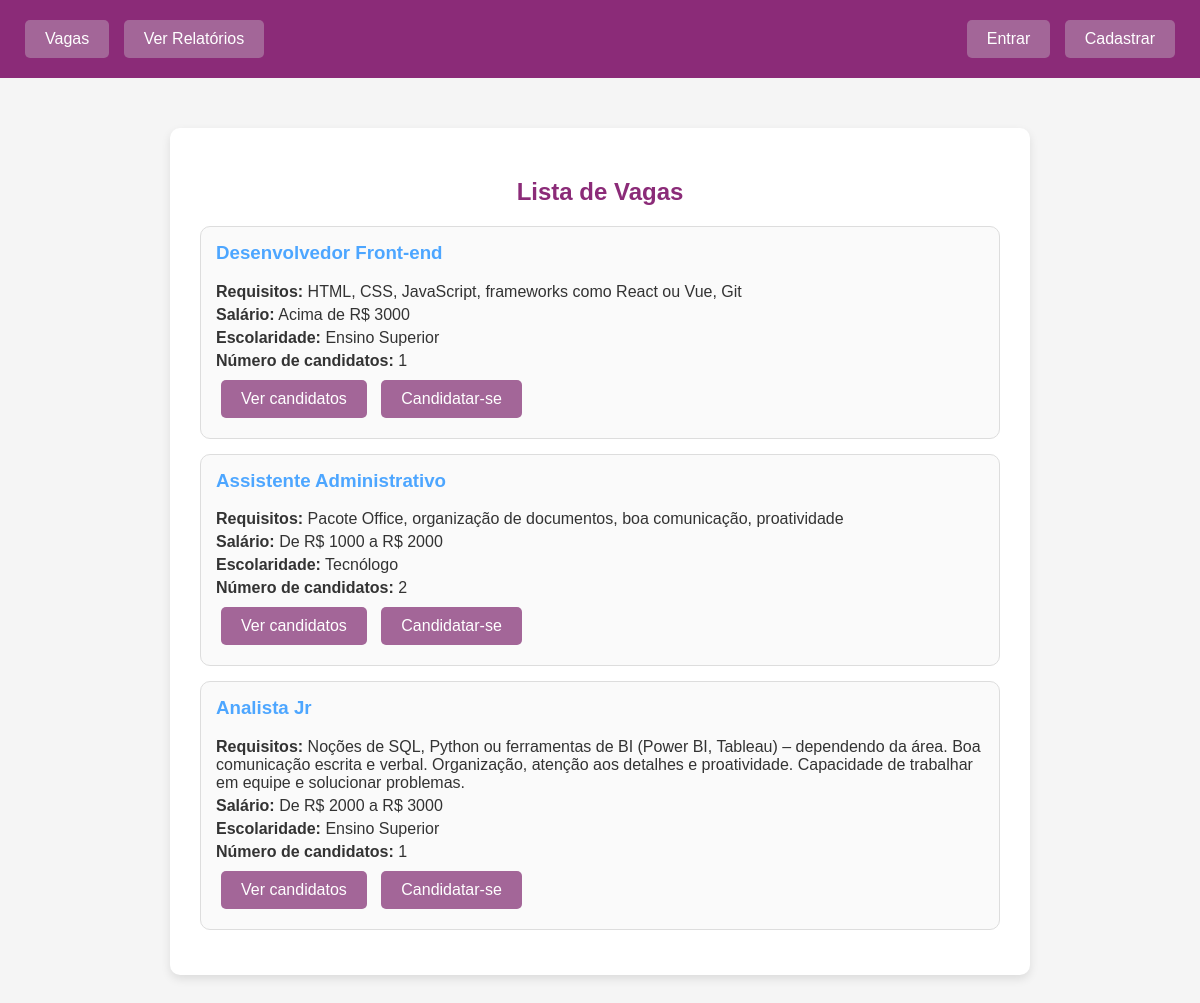
Screenshot of /vagas/lista/ with the database file from the repository.
### vagas/models.py (models this page shows, shortened)
class Vaga(models.Model):
    nome_vaga = models.CharField(max_length=255)
    requisitos = models.TextField()
    faixa_salarial = models.CharField(max_length=20, choices=FaixaSalarial.choices)
    escolaridade_minima = models.CharField(max_length=30, choices=Escolaridade.choices)
    empresa = models.ForeignKey(settings.AUTH_USER_MODEL, related_name="vagas", on_delete=models.CASCADE,null=True, blank=True, default=None)
    data_criacao = models.DateTimeField(null=True, blank=True, default=datetime.datetime(2026, 4, 6, 0, 0))

### vagas/views.py (the view)
# urls.py: path("lista/", views.listar_vagas, name="listar_vagas"),
def listar_vagas(request):
    vagas = Vaga.objects.annotate(total_candidatos=Count('candidaturas'))
    return render(request, "vagas/lista_vagas.html", {"vagas": vagas})

### templates/vagas/lista_vagas.html (shortened to what this page needs)
<!DOCTYPE html>
<html>
<head>
</head>
<body>
    <header>
        <nav>
            <div>
                <a class="btn" href="{% url 'listar_vagas' %}">Vagas</a>
                <a class="btn" href="{% url 'relatorio' %}">Ver Relatórios</a>
            </div>
            <div>
                {% if user.is_authenticated %}
                    <span class="user-info">Logado como: {{ user.email }} ({{ user.tipo_usuario }})</span>
                    <a class="btn" href="{% url 'logout' %}">Sair</a>
                {% else %}
                    <a class="btn" href="{% url 'login' %}">Entrar</a>
                    <a class="btn" href="{% url 'cadastro' %}">Cadastrar</a>
                {% endif %}
            </div>
        </nav>
    </header>
    <main>
        <div class="container">
        <h2>Lista de Vagas</h2>
        {% if vagas %}
            {% for vaga in vagas %}
                <div class="vaga-card">
                    <h3>{{ vaga.nome_vaga }}</h3>
                    <p><strong>Requisitos:</strong> {{ vaga.requisitos }}</p>
                    <p><strong>Salário:</strong> {{ vaga.get_faixa_salarial_display }}</p>
                    <p><strong>Escolaridade:</strong> {{ vaga.get_escolaridade_minima_display }}</p>
                    <p><strong>Número de candidatos:</strong> {{ vaga.total_candidatos }}</p>
                    <a href="{% url 'detalhes_vaga' vaga.id %}" class="btn">Ver candidatos</a>
                    <a href="{% url 'candidatar' vaga.id %}" class="btn">Candidatar-se</a>
                </div>
            {% endfor %}
        {% else %}
            <p style="text-align:center;">Nenhuma vaga cadastrada.</p>
        {% endif %}
        </div>
    </main>
</body>
</html>

### templates/vagas/lista_vagas.html (style rules this page uses)
body { font-family: Arial, sans-serif; background-color: #f5f5f5; margin: 0; padding: 0; color: #333; }
header { background-color:#8b2b78; padding: 15px 20px; color: #fff; }
nav { display: flex; justify-content: space-between; align-items: center; }
nav a { color: #fff; text-decoration: none; margin: 0 10px; padding: 6px 12px; border-radius: 4px; transition: background-color 0.3s; }
.container { max-width: 800px; margin: 50px auto; padding: 30px; background-color: #fff; border-radius: 10px; box-shadow: 0 4px 10px rgba(0,0,0,0.1); }
h2 { text-align: center; color: #8b2b78; margin-bottom: 20px; }
.vaga-card { padding: 15px; margin: 15px 0; background-color: #fafafa; border-radius: 10px; border: 1px solid #ddd; }
.vaga-card h3 { margin-top: 0; color: #4DA6FF; }
p { margin: 5px 0; }
.btn { display: inline-block; padding: 10px 20px; margin: 5px; background-color: #a36698; color: #fff; text-decoration: none; border-radius: 5px; transition: background-color 0.3s; }

### rows the page displays
Vaga: nome_vaga "Desenvolvedor Front-end", requisitos "HTML, CSS, JavaScript, frameworks como React ou Vue, Git", faixa_salarial "Acima de R$ 3000", escolaridade_minima "Ensino Superior", total_candidatos "1"
Vaga: nome_vaga "Assistente Administrativo", requisitos "Pacote Office, organização de documentos, boa comunicação, proatividade", faixa_salarial "De R$ 1000 a R$ 2000", escolaridade_minima "Tecnólogo", total_candidatos "2"
Vaga: nome_vaga "Analista Jr", requisitos "Noções de SQL, Python ou ferramentas de BI (Power BI, Tableau) – dependendo da área. Boa comunicação escrita e verbal. Organização, atenção aos detalhes e proatividade. Capacidade de trabalhar em equipe e solucionar problemas.", faixa_salarial "De R$ 2000 a R$ 3000", escolaridade_minima "Ensino Superior", total_candidatos "1"
